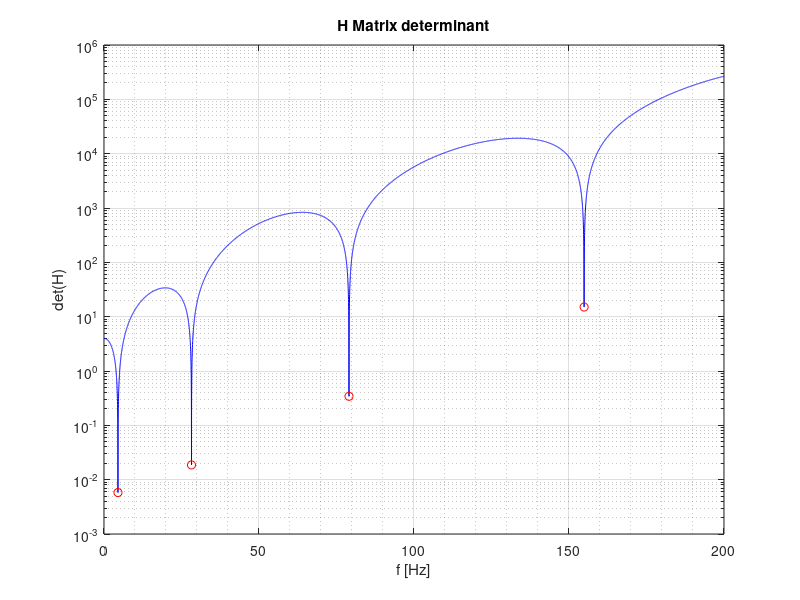
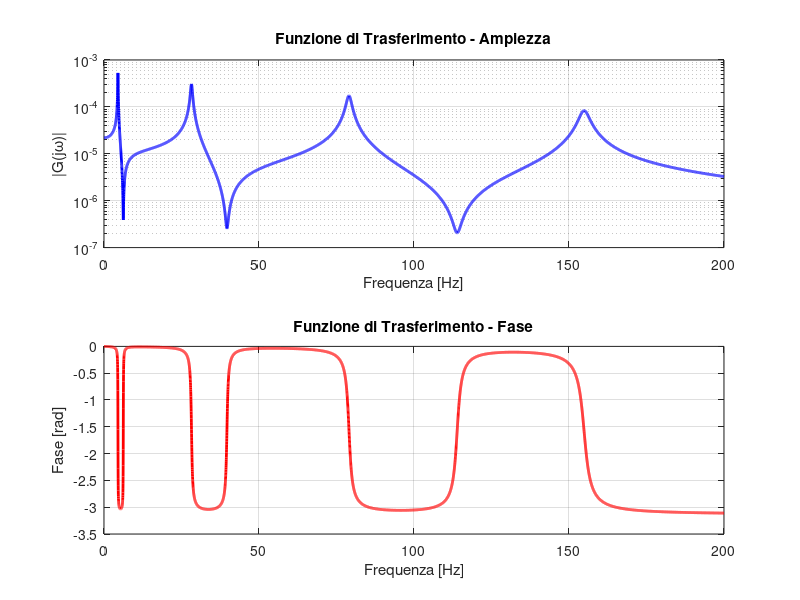

These charts were generated, in order, by the following MATLAB code: (Note: this script raises an error after producing the figures.)
clear all
close all
clc

%% BEAM 
%% Definition of the mechanical properties of the system

h = 0.008;               % thickness [m]
b = 0.04;                % width [m]
rho = 2700;             % density [kg/^3]
L = 1.2;                % beam length [m]  
E = 68e9;               % Young Modulus [Pa]
J = b*h^3/12;           % Inertia moment [m^4]
V = L*b*h;              % volume [m^3]
M = rho*V;
m = M/L; % mass [Kg]
xsi = 0.01;             % smorzamento adimensionale

% Setting the frequency range
fmax = 200;                        %[Hz]
% resolutions
n_points = 10000; 
% create frequency vectors
f=linspace(0,fmax,n_points);    % [Hz]
omega=2*pi*f;                   %[rad/s]


%% Calculation
% Building the matrix of the coefficients from the BCs for a cantilever
% beam
H=@(omega) [            1                                       0                                           1                                           0    ;
                        0                                       1                                           0                                           1    ;
              -cos(L*(m*omega^2/(E*J))^(1/4))        -sin(L*(m*omega^2/(E*J))^(1/4))            cosh(L*(m*omega^2/(E*J))^(1/4))             sinh(L*(m*omega^2/(E*J))^(1/4));
              sin(L*(m*omega^2/(E*J))^(1/4))         -cos(L*(m*omega^2/(E*J))^(1/4))            sinh(L*(m*omega^2/(E*J))^(1/4))             cosh(L*(m*omega^2/(E*J))^(1/4));];

% inizializzo il vettore dove inserirò il valore del determinante
dets = zeros(length(omega),1);
% calculate H matrix determinant in the frequency range
for i=1:length(omega)
    dets(i)=det(H(omega(i)));
end

% plot determinant
figure, box on
semilogy(f,abs(dets),'-b')
hold on;
grid on;
grid minor;
ylabel('det(H)');
xlabel('f [Hz]');
title("H Matrix determinant")


%% Imposing that the determinant is null
% inizializzo il vettore dove metto gli indici per cui si annulla il
% determinate (frequenze proprie)
i_nat=[];
% trovo i minimi locali del determinante e salvo gli indici in i_nat
for i=2:length(dets)-1
    if abs(dets(i)) < abs(dets(i-1)) && abs(dets(i)) < abs(dets(i+1))
        i_nat(end+1)=i;
    end
end
% stampo a schermo le frequenze proprie
fprintf('Natural frequencies [Hz]:\n ');
disp(f(i_nat));
% aggiungo nel plot precedente dei pallini dove ho le frequenze proprie
plot(f(i_nat),abs(dets(i_nat)),'or')

%% Solving the reduced system
% Ora sappiamo i valori di omega (frequenze proprie) per cui il sistema è singolare, 
% quindi possiamo risolvere il sistema ridotto per trovare i modi.

% inizializzo la matrice dove in ogni colonna metterò i modi per diverse
% frequenze proprie
X_hat = zeros(4, length(i_nat)); 

% Salvo i valori dei coefficienti quando omega è pari alla frequenza
% propria (in pratica salvo i modi) nella matrice C_hat
for i_mode = 1:length(i_nat)
    % trovo omega0 (frequenza propria)
    omega_i = omega(i_nat(i_mode));
    
    % calcolo la matrice H quando omega = omega_i (frequenza propria)
    Hi = H(omega_i);
    
    % estraggo la parte ridotta della matrice Hi (2:4, 2:4)
    Hi_hat = Hi(2:4, 2:4);  % 3x3 matrix
    Ni_hat = Hi(2:4, 1);    % 3x1 vector
    
    % Risolvo il sistema Hi_hat * Xi_hat = -Ni_hat
    % Trovo il vettore del modo di vibrare e lo aggiungo nella matrce dei modi
    X_hat(:, i_mode) = [1; -Hi_hat\Ni_hat];  % Il primo componente è 1 e gli altri sono risolti
    
end

%% Modal shapes computation
% Distretizzo l'asse della lunghezza della trave
x = linspace(0, L, n_points);  % vettore di lunghezza della trave
dx = x(2);  % distanza fra i punti

% Calcolo dei modi per ogni frequenza propria
modes_shapes = zeros(length(i_nat), length(x));  % inizializzo la matrice dei modi

for i_mode = 1:length(i_nat)
    omega_i = omega(i_nat(i_mode));  % Frequenza propria
    gamma_i = (L * m * omega_i^2 / (E * J))^(1/4);  % parametro di vibrazione gamma_i
    
    % Calcolo del modo di vibrazione per ogni punto dell'asse x
    modes_shapes(i_mode, :) = X_hat(1, i_mode) * cos(gamma_i * x) ...
                    + X_hat(2, i_mode) * sin(gamma_i * x) ...
                    + X_hat(3, i_mode) * cosh(gamma_i * x) ...
                    + X_hat(4, i_mode) * sinh(gamma_i * x);
end

% Normalizzo i modi per far sì che il massimo valore sia 1
normaliz = max(abs(modes_shapes), [], 2);  % Normalizzo per ciascun modo (per ogni riga)
modes_shapes = modes_shapes ./ normaliz;  % Normalizzazione dei modi

% Se vuoi normalizzare ogni modo separatamente per avere il primo valore pari a 1:
% phi = phi ./ phi(:,1);  % Normalizza ogni modo rispetto al primo valore



%% Animation
% mode = 1;
% 
% colors_p = lines(length(i_nat));  % palette colori
% 
% figure('Position', [100, 100, 1200, 500]); hold on; grid on;
% title(['Mode ', num2str(mode)])
% plot(x, modes_shapes(mode,:), ':k', 'LineWidth', 2)
% h1 = plot(x, zeros(size(x)), 'LineWidth', 2, 'color', colors_p(mode, :));
% xlabel('Posizione [m]')
% ylabel('Deformazione (modale)')
% ylim([-1, 1] * max(abs(modes_shapes(mode,:))) * 1.1)
% 
% % Parametri dell’animazione
% T = 1 / f(i_nat(mode));     % Periodo reale della frequenza naturale
% n_cycles = 4;               % Numero di cicli da animare
% n_frames = 1000;             % Numero di frame totali
% 
% t = linspace(0, n_cycles*T, n_frames);  % tempo continuo
% 
% for k = 1:length(t)
%     if ishandle(h1)
%         w1 = modes_shapes(mode,:) * cos(2*pi*f(i_nat(mode)) * t(k));  % uso 2πf per l'argomento del coseno
%         h1.YData = w1;
%         pause(T/n_frames);
%     else
%         return
%     end
% end


%% Transfer Function

% posizione acceleroemtro
xj = 0.2; %[m]
% posizione martellata
xk = 0.2; %[m]

% Trova l'indice di xj nel vettore x
[~, pos_xj] = min(abs(x - xj));

% Trova l'indice di xk nel vettore x
[~, pos_xk] = min(abs(x - xk));

% modal mass vector initialization
modal_mass = zeros(1,length(i_nat));

% modal mass calculation for every mode
for i = 1:length(i_nat)
    modal_mass(i,1) = m * trapz(x,modes_shapes(i,:).^2);
end


% transfer function initialization
FRF = zeros(1,length(omega));

% transfer function calculation
for k = 1:length(omega)
    FRF(k) = 0; % inizializza a zero
    for i = 1:length(i_nat)
        FRF(k) = FRF(k) + ( ( modes_shapes(i,pos_xj) * modes_shapes(i,pos_xk) ) / modal_mass(i) ) / ...
                     ( -omega(k)^2 + 2i * xsi * omega(k) * omega(i_nat(i)) + omega(i_nat(i))^2 );
    end
end

% % transfer function calculation for single unit impulse force
% for i = 1:length(i_nat)
%     num = modes_shapes(i, pos_xj) * modes_shapes(i, pos_xk);
%     den = -omega.^2 + 2i * xsi * omega * omega(i_nat(i)) + omega(i_nat(i))^2;
%     FRF = FRF + (num / modal_mass(i)) ./ den;
% end

%% FRF plot 
% Calcolo ampiezza e fase della FRF
FRF_amp = abs(FRF);             % modulo
FRF_phase = angle(FRF);         % fase in radianti

% Crea la figura con due subplot
figure;

% ---- Ampiezza (semilogaritmica) ----
subplot(2,1,1);
semilogy(f, FRF_amp, 'b', 'LineWidth', 2);
grid on;
xlabel('Frequenza [Hz]');
ylabel('|G(j\omega)|');
title('Funzione di Trasferimento - Ampiezza');
xlim([0 max(f)]);

% ---- Fase ----
subplot(2,1,2);
plot(f, FRF_phase, 'r', 'LineWidth', 2);
grid on;
xlabel('Frequenza [Hz]');
ylabel('Fase [rad]');
title('Funzione di Trasferimento - Fase');
xlim([0 max(f)]);

%% Export FRF (numero complesso) con nome file in base alla posizione

% Crea la cartella "Results" se non esiste
if ~exist('Results', 'dir')
    mkdir('Results');
end

% Determina nome file in base alle posizioni
if abs(xj - xk) < 1e-6
    suffix = sprintf('collocata_in_%.2fm', xj);
else
    suffix = sprintf('xj_%.2fm_xk_%.2fm', xj, xk);
end

% Rimuovi caratteri non validi per nome file
suffix = strrep(suffix, '.', '_');  % cambia punto in underscore

% Crea una matrice con frequenza [Hz], parte reale e parte immaginaria
FRF_data = [f.' real(FRF).' imag(FRF).'];

% Percorsi completi dei file
csv_path = fullfile('Results', ['FRF_export_' suffix '.csv']);
mat_path = fullfile('Results', ['FRF_export_' suffix '.mat']);

% Salva su file CSV
writematrix(FRF_data, csv_path);

% Salva anche su file .mat
save(mat_path, 'f', 'FRF');

% Messaggio di conferma
disp(['FRF esportata in: ', csv_path, ' e ', mat_path]);
